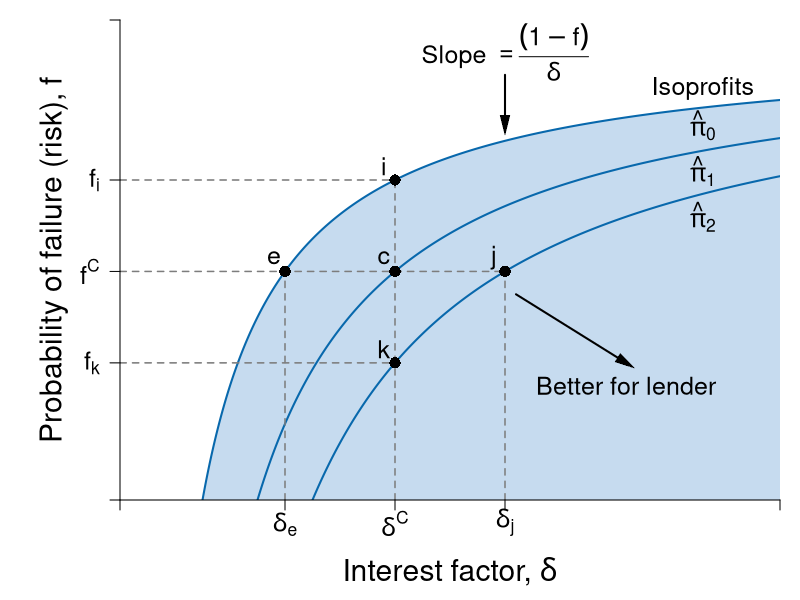

Recreate this plot in R.
#Graph Designer: Harriet Brookes-Gray
#Authors: Bowles and Halliday
#Title: Coordination, Conflict and Competition: A Text in Microeconomics

library(shape)
pdf(file = "credit/lender_isoprofits.pdf", width = 8, height = 6)

#Set parameters for graphics
pointsize <- 1.8
axislabelsize <- 1.8
labelsize <- 1.5
namesize <- 1.8
annotatesize <- 1.5
graphlinewidth <- 2
segmentlinewidth <- 1.5

COL <- c("#7fc97f", "#beaed4", "#fdc086", "#ffff99", "#386cb0", "#f0027f", "#bf5b17", "#666666")
COLA <- c("#e0f3db", "#99d8c9","#66c2a4","#41ae76", "#238b45", "#005824")
COLB <- c("#c6dbef", "#4eb3d3", "#2b8cbe", "#0868ac","#084081")
COLC <- c("#fcfbfd", "#efedf5", "#dadaeb", "#bcbddc", "#9e9ac8", "#807dba", "#6a51a3", "#54278f", "#3f007d")
grays <- gray.colors(25, start = 1, end = 0, alpha = 1)

#Edited the margins to cater for the larger LHS labels
par(mar =  c(5, 6, 1, 1))

brfFn <- function(delta, q = 1) {
  .5 + (delta / (2 * q)) 
}

PCFn <- function(delta, q = 1) {
  delta/q
}

isoreturnFn <- function(delta, pi=0.125) {
  1 - (pi)/delta
}

deltaFn <- function(f, pi=0.125) {
  pi/ (1 - f)
}

yFn <- function(d1, f1, q = 1){
  q*f1*(1 - f1) - d1*(1 - f1)
}

profitFn <- function(d1, q = 1){
  d1/2 - (1/(2*q))*(d1)^2
}

ylow <- function(delta, q = 1, ybar = 0.0625){
  (-sqrt(delta^2 - 2*delta*q + q^2 - 4*q*ybar) + delta + q)/(2*q)
}

yhigh <- function(delta, q = 1, ybar = 0.0625){
  (sqrt(delta^2 - 2*delta*q + q^2 - 4*q*ybar) + delta + q)/(2*q)
}

xlims <- c(0, 0.6)
ylims <- c(0, 1.05)

npts <- 501 
d1 <- seq(xlims[1], xlims[2], length.out = npts)
f1 <- seq(ylims[1], ylims[2], length.out = npts) 
a <- c(0.0625, 0.125, 0.14)

plot(0, 0, xlim = xlims, ylim = ylims, type = "n",
     xlab = expression(paste("")),
     ylab = expression(paste("")), 
     xaxt = "n", 
     yaxt = "n", 
     cex.lab = axislabelsize, 
     bty = "n", 
     xaxs = "i", 
     yaxs = "i"
)


ticksy <- c(ylims[1], isoreturnFn(delta = deltaFn(f = 0.5), pi = 0.075), isoreturnFn(delta = deltaFn(f = 0.5), pi = 0.125), isoreturnFn(delta = deltaFn(f = 0.5), pi = 0.175), ylims[2])
ylabels <- c(NA, expression(paste(f[i])), expression(paste(f^C)), expression(paste(f[k])),NA)
ticksx <- c(xlims[1], deltaFn(f = 0.5, pi = 0.075), deltaFn(f = 0.5), deltaFn(f = 0.5, pi = 0.175), xlims[2])
xlabels <- c(NA, expression(paste(delta[e])),  expression(paste(delta^C)), expression(paste(delta[j])), NA)


npts <- 503 
xx1 <- seq(xlims[1], 0.8, length.out = npts)
xx2 <- seq(0, 1, length.out = npts)

# xpoly1 <- seq(from = 0.168, to = 0.5, length.out = 500)
# ypoly1 <- ylow(xpoly1)
# ypoly2 <- isoreturnFn(xpoly1)
# polygon(x = c(xpoly1, rev(xpoly1)), y = c(ypoly1, rev(ypoly2)), col = COL[4], density = NULL, border = NA)


#Draw the graphs
#lines(xx1, brfFn(xx1), col = COLA[4], lwd = graphlinewidth)
#lines(xx1, PCFn(xx1), col = COLA[2], lwd = graphlinewidth)
# lines(xx1, isoreturnFn(xx1), col = COLB[4], lwd = graphlinewidth)
# lines(xx1, isoreturnFn(xx1 - 0.2), col = COLB[4], lwd = graphlinewidth)
# lines(0, isoreturnFn(xx2 - 0.4), col = COLB[4], lwd = graphlinewidth)
xx1 <- seq(0.01, xlims[2], length.out = npts)
xx2 <- seq(0, xlims[2], length.out = npts)
xx3 <- seq(1.5, 2.5, length.out = npts)
xx4 <- seq(3, 5, length.out = npts)
xx5 <- seq(7, 9, length.out = npts)

xpoly <- seq(from = 0.075, to = xlims[2], length.out = 500)
ypoly <- isoreturnFn(xpoly, pi = 0.075)
polygon(x = xpoly, y = ypoly, col = COLB[1], density = NULL, border = NA)

xpoly1 <- c(0.075, xlims[2], xlims[2])
ypoly1 <- c(0, 0, isoreturnFn(xlims[2], pi = 0.075))
polygon(x = xpoly1, y = ypoly1, col = COLB[1], density = NULL, border = NA)

segments(0.175, 0, xlims[2], isoreturnFn(xlims[2], pi = 0.175), col = COLB[1])
#Draw the graphs
#lines(xx1, PCFn(xx1), col = COLA[4], lwd = graphlinewidth)
lines(xx1, isoreturnFn(xx1), col = COLB[4], lwd = graphlinewidth)
lines(xx1, isoreturnFn(xx1, pi = 0.075), col = COLB[4], lwd = graphlinewidth)
lines(xx1, isoreturnFn(xx1, pi = 0.175), col = COLB[4], lwd = graphlinewidth)

#Axis labels
mtext(expression(paste("Interest factor, ", delta)), side = 1, line = 3.5, cex = axislabelsize)
text(-0.06, 0.5*(ylims[2]), expression(paste("Probability of failure (risk), ", f)), xpd = TRUE, cex = axislabelsize, srt = 90) 


#contour(d1, f1,
      #  outer(d1, f1, yFn),
      #  drawlabels = FALSE,
      # col = COLA[3],
      #  lwd = graphlinewidth,
      #  levels = a,
      # xaxs = "i",
      # yaxs = "i",
      # add = TRUE)


#segments(0.5, 0, 0.5, brfFn(delta = 0.5), lty = 2, col = grays[20] , lwd = segmentlinewidth)
segments(0, isoreturnFn(delta = 0.25, pi = 0.125), deltaFn(f = 0.5, pi = 0.175), isoreturnFn(delta = 0.25, pi = 0.125), lty = 2, col = grays[20] , lwd = segmentlinewidth)
segments(deltaFn(f = 0.5), 0, deltaFn(f = 0.5), isoreturnFn(delta = 0.25, pi = 0.075) , lty = 2, col = grays[20] , lwd = segmentlinewidth)
segments(deltaFn(f = 0.5, pi = 0.175), 0, deltaFn(f = 0.5, pi = 0.175), 0.5, lty = 2, col = grays[20] , lwd = segmentlinewidth)
segments(deltaFn(f = 0.5, pi = 0.075), 0, deltaFn(f = 0.5, pi = 0.075), 0.5, lty = 2, col = grays[20] , lwd = segmentlinewidth)
segments(0, isoreturnFn(delta = deltaFn(f = 0.5), pi = 0.175), deltaFn(f = 0.5), isoreturnFn(delta = deltaFn(f = 0.5), pi = 0.175), lty = 2, col = grays[20] , lwd = segmentlinewidth)
segments(0, isoreturnFn(delta = deltaFn(f = 0.5), pi = 0.075), deltaFn(f = 0.5), isoreturnFn(delta = deltaFn(f = 0.5), pi = 0.075), lty = 2, col = grays[20] , lwd = segmentlinewidth)


#Label 3 points on the same vertical delta^C
points(0.25, isoreturnFn(0.25), pch = 16, col = "black", cex = 1.5)
text(0.25 - 0.01, isoreturnFn(0.25) + 0.03, expression(paste(c)), cex = labelsize)

points(0.25, isoreturnFn(0.25, pi = 0.075), pch = 16, col = "black", cex = 1.5)
text(0.25 - 0.01, isoreturnFn(0.25, pi = 0.075) + 0.03, expression(paste(i)), cex = labelsize)

points(0.25, isoreturnFn(0.25, pi = 0.175), pch = 16, col = "black", cex = 1.5)
text(0.25 - 0.01, isoreturnFn(0.25, pi = 0.175) + 0.03, expression(paste(k)), cex = labelsize)

#label 2 points on the same horizontal as f^C
#Use deltaFn to find the x coordinate
points(deltaFn(f = 0.5, pi = 0.075), 0.5, pch = 16, col = "black", cex = 1.5)
text(deltaFn(f = 0.5, pi = 0.075) - 0.01, 0.5 + 0.03, expression(paste(e)), cex = labelsize)

points(deltaFn(f = 0.5, pi = 0.175), 0.5, pch = 16, col = "black", cex = 1.5)
text(deltaFn(f = 0.5, pi = 0.175) - 0.01, 0.5 + 0.03, expression(paste(j)), cex = labelsize)


# text(0.23, 0.55, expression(paste(e)), cex = labelsize, xpd = TRUE)
# text(0.35, 0.55, expression(paste(k)), cex = labelsize, xpd = TRUE)
# text(0.48, 0.55, expression(paste(j)), cex = labelsize, xpd = TRUE)
# text(0.48, 0.67, expression(paste(i)), cex = labelsize, xpd = TRUE)
# text(0.48, 0.8, expression(paste(h)), cex = labelsize, xpd = TRUE)

#text(-0.05, 0.5, expression(paste(f[j])), cex = labelsize, xpd = TRUE)
#text(-0.05, 0.67, expression(paste(f[i])), cex = labelsize, xpd = TRUE)
#text(-0.05, 0.8, expression(paste(f[h])), cex = labelsize, xpd = TRUE)

text(0.84, 0.88, expression(paste(hat(pi)[0] == zpc)), cex = labelsize, xpd = TRUE)
text(0.84, 0.78, expression(paste(hat(pi)[1])), cex = labelsize, xpd = TRUE)
text(0.84, 0.7, expression(paste(hat(pi)[2])), cex = labelsize, xpd = TRUE)

Arrows(0.36, 0.45, 0.46, 0.3, col = "black", lty = 1, lwd = 2, arr.type = "triangle", arr.lwd = 0.5)
#text(0.48, 0.3, expression(paste('More profits')), cex = labelsize, xpd = TRUE)
text(0.46, 0.25, expression(paste('Better for lender')), cex = labelsize, xpd = TRUE)

text(0.53, 0.9, expression(paste("Isoprofits")), cex = labelsize)
text(0.53, 0.82, expression(paste(hat(pi)[0])), cex = labelsize)
text(0.53, 0.72, expression(paste(hat(pi)[1])), cex = labelsize)
text(0.53, 0.62, expression(paste(hat(pi)[2])), cex = labelsize)



#Annotate points (4,4),(2,8),(8,2) on feasibility frontier
#text(0.5 + 0.015, isoreturnFn(0.5) + 0.04, expression(paste(n)), cex = labelsize)
#points(0.5, isoreturnFn(0.5), pch = 16, col = "black", cex = 1.5)

#text(0.375 + 0.02, 0.6 + 0.03, expression(paste(b)), cex = labelsize)
#points(0.5, brfFn(delta = 0.5), pch = 16, col = "black", cex = 1.5)
#points(0.25, 0.5, pch = 16, col = "black", cex = 1.5)
#points(0.165, 0.25, pch = 16, col = "black", cex = 1.5)



#text(0.62, 1.05, expression(paste("A's best-response function")), cex = labelsize, xpd = TRUE)
#text(0.62, 0.95, expression(paste(f == frac(1,2) + frac(delta, 2*q))), cex = labelsize)

#text(0.64, 0.4, expression(paste("A's participation")), cex = labelsize)
#text(0.64, 0.34, expression(paste("constraint")), cex = labelsize)
#text(0.64, 0.22, expression(paste(f == frac(delta, q))), cex = labelsize)
#Arrows(0.64, 0.44, 0.64, 0.58, col = "black", lty = 1, lwd = 2, arr.type = "triangle", arr.lwd = 0.5)


text(0.35, 0.98, expression(paste("Slope ", phantom() == frac((1 - f),delta ))), cex = labelsize, xpd = TRUE)
Arrows(0.35, 0.93, 0.35, 0.82, col = "black", lty = 1, lwd = 2, arr.type = "triangle", arr.lwd = 0.5)

#text(0.3, 0.13, expression(paste("Pareto-improving")), cex = labelsize)
#text(0.3, 0.07, expression(paste("lens")), cex = labelsize)
#Arrows(0.3, 0.18, 0.3, 0.5, col = "black", lty = 1, lwd = 2, arr.type = "triangle", arr.lwd = 0.5)
axis(1, at = ticksx, pos = 0, labels = xlabels, cex.axis = labelsize)
axis(2, at = ticksy, pos = 0, labels = ylabels, las = 1, cex.axis = labelsize)


dev.off()
